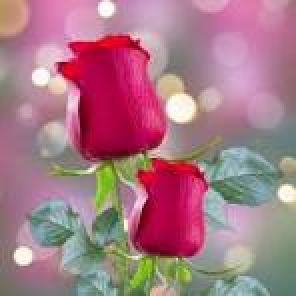
%> input picture Quantarization/flower2.jpg, 148 x 148 px (shown 2 times larger)
$ octave quantarization.m   (GNU Octave 9; MATLAB toolbox functions it lacks are replaced by stand-ins)
%> lines starting %> are read from the running program, lines starting %| are printed output that depends on the picture
% Quantarization of image
close all;
clc;
I = imread("flower2.jpg");
%> I is the input picture: size 148x148x3 uint8; mean R, G, B 166.7, 121, 133.7
subplot(221);
imshow(I);
title("original Image A");
gray = rgb2gray(I);
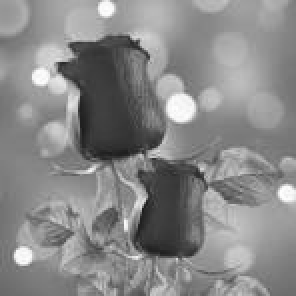
%> gray: size 148x148 uint8 (shown 2 times larger); min 28, max 255, mean 136.1
subplot(222);
imshow(gray);
title("original image B");

RG = gray;
[r , c] = size(RG);
%> r = 148; c = 148
for i = 1 : r
    for j=i: c
        f = RG(i, j);
        if f <= 64
            RG(i, j ) = 60;
        elseif f>=65 && f<=120
            RG(i , j)= 120;
        elseif f>=65 && f<=192
            RG(i , j)= 190;
        elseif f>=65 && f<256
            RG(i , j)= 250;

        end
    end
end
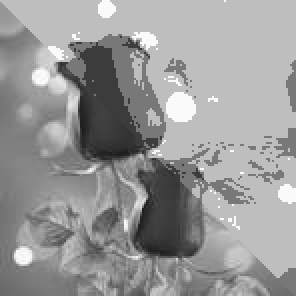
%> RG: size 148x148 uint8 (shown 2 times larger); min 28, max 254, mean 152.2
subplot(223);
imshow(RG);
title("Four level Quatarization Image");

[r , c] = size(gray);
for i = 1 : r
    for j=i: c
        f = gray(i, j);
        if f <= 127
            gray(i, j ) = 0;

        elseif f>=127 && f<256
            gray(i , j)= 255;

        end
    end
end
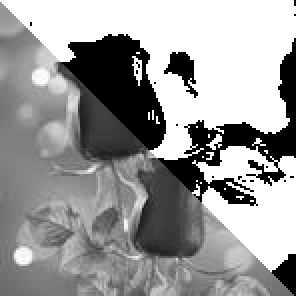
%> gray: size 148x148 uint8 (shown 2 times larger); min 0, max 255, mean 154.4
subplot(224);
imshow(RG);
title("Two level Quatarization Image");
